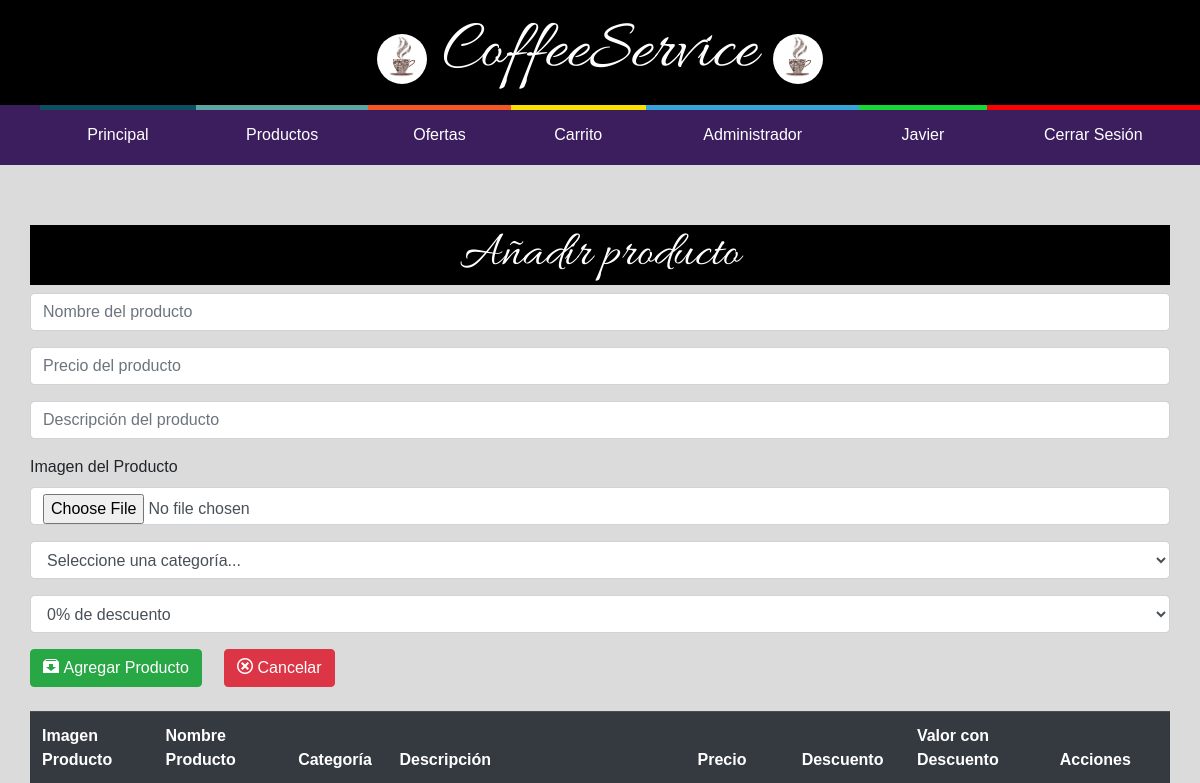
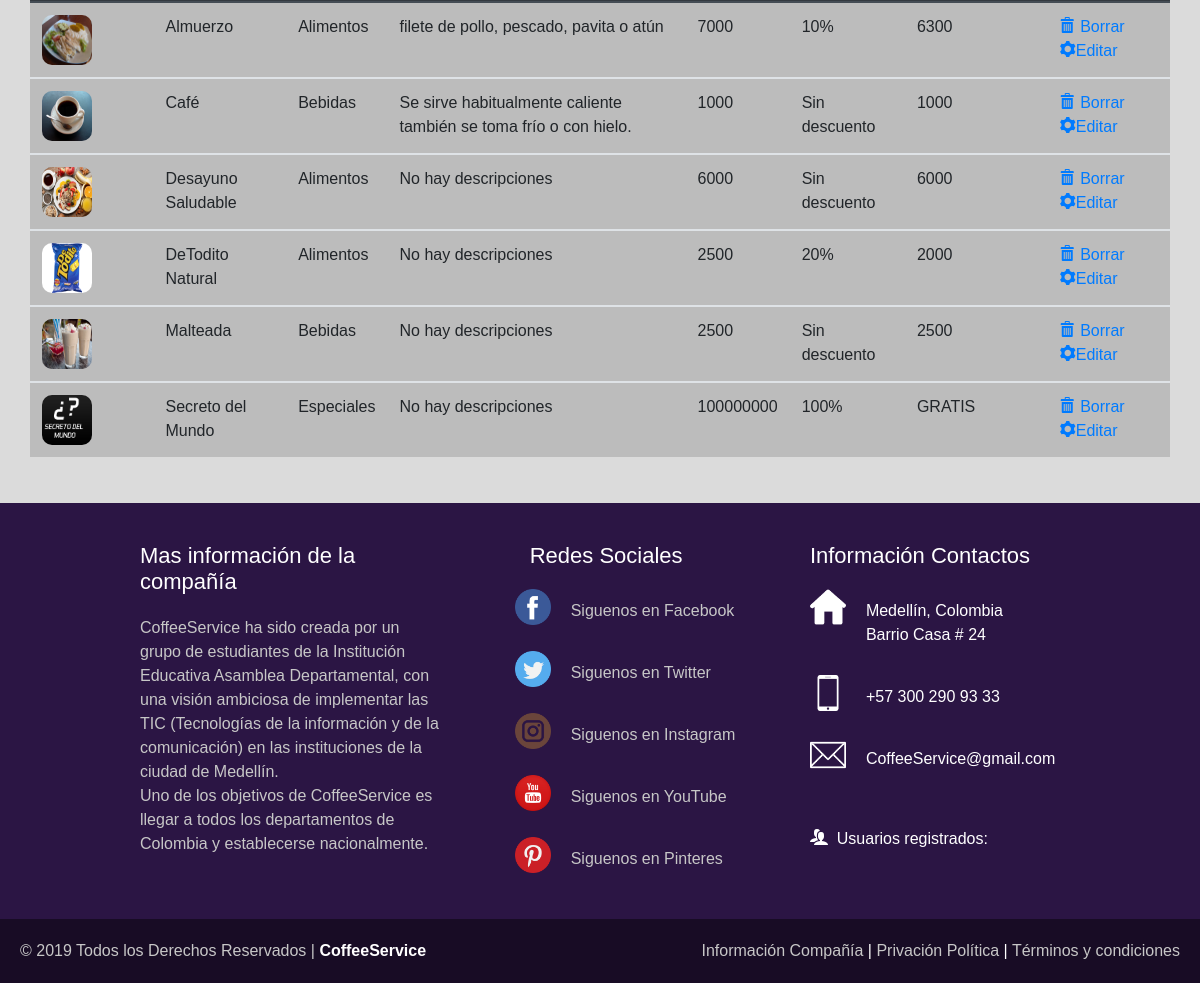
Screenshot of /view/index.php?p=agregar-producto (signed in) with the database file from the repository (2 pictures, top to bottom).
### tables this page shows
CREATE TABLE `cliente` (
  `idCliente` int(11) NOT NULL,
  `nameCliente` varchar(40) NOT NULL,
  `apellidoCliente` varchar(40) NOT NULL,
  `email` varchar(150) NOT NULL,
  `password` varchar(16) NOT NULL
);

CREATE TABLE `producto` (
  `idProducto` int(11) NOT NULL,
  `name` varchar(40) NOT NULL,
  `price` float NOT NULL,
  `description` varchar(255) NOT NULL,
  `imagen` varchar(255) NOT NULL,
  `oferta` int(11) NOT NULL,
  `idCategoria` int(11) NOT NULL
);

CREATE TABLE `categoria` (
  `id` int(11) NOT NULL,
  `nameCategoria` varchar(40) NOT NULL
);

### controller/functions.php (called while the page is built, shortened)
    <?php
function connect(){
    $host_mysql = "localhost";
    $user_mysql = "root";
    $pass_mysql = "";
    $db_mysql = "cfs";
    $mysqli = mysqli_connect($host_mysql,$user_mysql,$pass_mysql,$db_mysql) or die ("Error al conectar al servidor");
    return $mysqli;
}
function nameCliente($idCliente){
	$mysqli = connect();
	$q = $mysqli->query("SELECT * FROM cliente WHERE idCliente = '$idCliente'");
	$r = mysqli_fetch_array($q);
	return $r['nameCliente'];
}
?>

### controller/config.php (called while the page is built, shortened)
<?php
$descuento = "% ";
?>

### view/modules/agregar-producto.php (the view, shortened to what this page needs)
<h1 class="add-product">Añadir producto</h1>
<form method="POST" action="" enctype="multipart/form-data">
    <div class="form-group">
        <input type="text" class="form-control" name="name" placeholder="Nombre del producto" required>
    </div>
    <div class="form-group">
        <input type="text" class="form-control" name="price" placeholder="Precio del producto" required>
    </div>
    <div class="form-group">
        <input type="text" class="form-control" name="description" maxlength="124" placeholder="Descripción del producto" required>
    </div>
    <label for="Imagen del producto">Imagen del Producto</label>
    <div class="form-group">
        <input type="file" title="Imagen del producto" class="form-control" name="imagen" placeholder="Imagen del producto" required>
    </div>
    <div class="form-group">
      <select name="idCategoria" required class="form-control">
        <option value="">Seleccione una categoría...</option>
      </select>
    </div>
    <div class="form-group">
      <select name="oferta" required class="form-control">
        <option value="0">0% de descuento</option>
      </select>
    </div>
    <button type="submit" name="submit" class="btn btn-success"><i class="icon icon-box-add"></i> Agregar Producto</button>
    <a href="?p=admin"><button type="button" class="btn btn-danger"><i class="icon icon-cancel-circle"></i> Cancelar</button></a>
</form>
<br>
<table class="table">
  <thead class="thead-dark">
    <tr>
        <th>Imagen Producto</th>
        <th>Nombre Producto</th>
        <th>Categoría</th>
        <th>Descripci&oacute;n</th>
        <th>Precio</th>
        <th>Descuento</th>
        <th>Valor con Descuento</th>
        <th>Acciones</th>
    </tr>
  </thead>
<?php
$prod = $mysqli->query("SELECT * FROM producto ORDER BY name ASC");
while($rp = mysqli_fetch_array($prod)){
  $precioDescuento = 0;
$cat = $mysqli->query("SELECT * FROM categoria WHERE id = '".$rp['idCategoria']."'");
  if(mysqli_num_rows($cat)>0){
    $rcat = mysqli_fetch_array($cat);
    $nameCategoria = $rcat['nameCategoria'];
  }else{
    $nameCategoria = "--";
  }
  if($rp['oferta'] > 0){
    if(strlen($rp['oferta']) == 1){
      $desc = "0.0".$rp['oferta'];
    }elseif($rp['oferta'] == 100){
      $desc = 1;
    }else{
      $desc = "0.".$rp['oferta'];
    }
    $precioDescuento = $rp['price'] - ($rp['price'] * $desc);
  }else{
    $precioDescuento = $rp['price'];
  }
$nombreProducto = $rp['name'];
$description = $rp['description'];
$precioUnidad = $rp['price'];
    ?>
  <tbody>
    <tr class="table-active">
      <th scope="row"><img class="img-car" src="products/<?=$rp['imagen']?>" alt="<?=$rp['name']?>"></th>
      <td><?=$nombreProducto?></td>
      <td><?=$nameCategoria?></td>
      <td><?=$description?></td>
      <td><?=$precioUnidad?></td>
      <td><?php if($rp['oferta']>0){echo $rp['oferta'].$descuento;}else{echo "Sin descuento";}?></td>
      <td><?php if($precioDescuento == 0){ echo "GRATIS"; }else{ echo $precioDescuento;} ?></td>
      <td>  <a href="?p=agregar-producto&eliminar=<?=$rp['idProducto']?>"><i class="icon icon-bin"></i> Borrar</a>
            <a href="?p=modificar-producto&idProducto=<?=$rp['idProducto']?>"><i class="icon icon-cog"></i>Editar</a>
      </td>
    </tr>
  </tbody>
<?php
}
?>
</table>

### view/index.php (shortened to what this page needs)
<?php
include '../controller/config.php';
include '../controller/functions.php';
if(!isset($p)){
	$p = "principal";
}else{
	$p = $p;
}
?>
<!DOCTYPE html>
<html lang="en">
<head>
	<link rel="stylesheet" type="text/css" href="css/index15.css">
	<link rel="stylesheet" type="text/css" href="library/icomoon/style.css">
	<link rel="stylesheet" href="library/bootstrap/css/bootstrap.min.css" >
</head>
<body>
<div class="header">
<img class="logo" src="img/Logo CoffeeService.jpg" alt="logo">
CoffeeService
<img class="logo" src="img/Logo CoffeeService.jpg" alt="logo">
</div>
<header>
<nav>
<ul>
	<li class="t1"><a href="?p=principal"><span class="primero"><i class="icon icon-home"></i></span>Principal</a></li>
	<li class="t2"><a href="?p=productos"><span class="segundo"><i class="icon icon-price-tags"></i></span>Productos</a></li>
	<li class="t3"><a href="?p=ofertas"><span class="tercero"><i class="icon icon-price-tag"></i></span>Ofertas</a></li>
	<li class="t4"><a href="?p=carrito"><span class="cuarto"><i class="icon icon-cart"></i></span>Carrito</a></li>
	<li class="t5"><a href="?p=admin"><span class="quinto"><i class="icon icon-user-tie"></i></span>Administrador</a></li>
<?php
if(isset($_SESSION['idCliente'])){
?>
	<li class="t6"><a href="?p=perfil"><span class="sexto"><i class="icon icon-profile"></i></span><?=nameCliente($_SESSION['idCliente'])?></a></li>
	<li class="t7"><a href="?p=logout"><span class="septimo"><i class="icon icon-enter"></i></span>Cerrar Sesión</a></li>
<?php
}
?>
</ul>
</nav>
</header>
<div class="cuerpo">
<?php
if(file_exists("modules/".$p.".php")){
	include "modules/".$p.".php";
}else{
	echo "<i>No se ha encontrado el modulo <b>".$p."</b> "."<a href='./'>Regresar</a></b></i><br><br>";
}
?>
</div>
<footer>
	<div class="container-footer-all">
		 <div class="container-body">
			 <div class="column1">
					<h1>Mas informaci&oacute;n de la compa&ntilde;&iacute;a</h1>
					<p>CoffeeService ha sido creada por un grupo de estudiantes de la Instituci&oacute;n Educativa Asamblea
						Departamental, con una visión ambiciosa de implementar las TIC (Tecnolog&iacute;as de la
						informaci&oacute;n y de la comunicaci&oacute;n) en las instituciones de la ciudad de Medell&iacute;n.
						<br> Uno de los objetivos de CoffeeService es llegar a todos los departamentos de Colombia y establecerse
						nacionalmente.
					</p>
			 </div>
			<div class="column2">
				<h1>Redes Sociales</h1>
				<div class="row">
				<a href="$"><img src="img/facebook.png"></a>
				<label>Siguenos en Facebook</label>
				</div>
					<div class="row">
					<a href="$"><img src="img/twitter.png"></a>
					<label>Siguenos en Twitter</label>
					</div>
				<div class="row">
				<a href="$"><img src="img/instagram.png"></a>
				<label>Siguenos en Instagram</label>
				</div>
					<div class="row">
					<a href="$"><img src="img/youtube.png"></a>
					<label>Siguenos en YouTube</label>
					</div>
				<div class="row">
				<a href="$"><img src="img/pinterest.png"></a>
				<label>Siguenos en Pinteres</label>
				</div>
			</div>
			<div class="column3">
			<h1>Informaci&oacute;n Contactos</h1>
					<div class="row2">
					<img src="img/house.png" alt="address">
					<label>Medell&iacute;n,
							Colombia
							Barrio
							Casa # 24
							</label>
					</div>
					<div class="row2">
						<img src="img/smartphone.png" alt="phone">
						<label>+57 300 290 93 33</label>
					</div>
					<div class="row2">
						<img src="img/contact.png" alt="email">
						<label>CoffeeService@gmail.com</label>
					</div>
						<br><br>
					<p><i class="icon icon-users"></i> &nbsp;Usuarios registrados: <?php  ?></p>
			</div>
		</div>
		 </div>
		 <div class="container-footer">
				<div class="footer">
					<div class="copyright">
						&copy; 2019 Todos los Derechos Reservados | <a href="$">CoffeeService</a>
					</div>
					<div class="information"> <a href="$">Informaci&oacute;n Compa&ntilde;&iacute;a</a> |
					<a href="$">Privaci&oacute;n Pol&iacute;tica</a> | <a href="$">T&eacute;rminos y condiciones</a>
					</div>
				 </div>
			 </div>
	 </footer>
</body>
</html>

### view/css/index15.css (style rules this page uses)
* { font-family: 'Arial'; margin: 0px; }
.header { font-family: 'Allura', cursive; color: #fff; background: #000; padding: 0px; font-size: 70px; text-align: center; }
.logo { width: 50px; height: 50px; margin-top: 10px; border-radius: 100%; }
@media screen and (max-width: 1920px) { header { margin:0px; width: 100%; height: 60px; position: relative; } }
@media screen and (max-width: 1920px) { header nav { overflow: hidden; width: 100%; max-width: 1920px; margin: 0px auto; } }
@media screen and (max-width: 1920px) { nav ul { list-style:none; display:table; width:100%; background:rgb(60, 30, 95); position:relative; } }
@media screen and (max-width: 1920px) { nav > ul li { display:table-cell; } }
@media screen and (max-width: 1920px) { nav > ul li a { color:#fff; padding:20px; display:block; text-decoration:none; line-height:20px; position: relative; text-align:center; -webkit-transition: all .3s ease; -moz-transition: all .3s ease; -ms-transition: all .3s ease; -o-transition: all .3s ease; transition: all .3s ease; } }
@media screen and (max-width: 1920px) { nav > ul > li > a span { background:#174459; display:block; height:100%; width:100%; left:0; position:absolute; top:-55px; -webkit-transition: all .3s ease; -moz-transition: all .3s ease; -ms-transition: all .3s ease; -o-transition: all .3s ease; transition: all .3s ease; } }
@media screen and (max-width: 1920px) { nav > ul > li > a span .icon { display:block; line-height:60px; } }
@media screen and (max-width: 1920px) { nav ul li a .primero { background:#0e5061; } }
@media screen and (max-width: 1920px) { nav ul li a .segundo { background:#5da5a2; } }
@media screen and (max-width: 1920px) { nav ul li a .tercero { background:#f25724; } }
@media screen and (max-width: 1920px) { nav ul li a .cuarto { background:#f8df00; } }
@media screen and (max-width: 1920px) { nav ul li a .quinto { background:#37a4d9; } }
@media screen and (max-width: 1920px) { nav ul li a .sexto { background:#15d835; } }
@media screen and (max-width: 1920px) { nav ul li a .septimo { background:#ff0000; } }
.cuerpo { background: rgb(219, 219, 219); padding: 30px; min-height: 500px; }
.add-product { margin-top: 30px; background-color:#000; color: #fff; font-family: 'Allura'; font-size: 50px; text-align: center; }
th img { border-radius: 10px; min-width: 50px; min-height: 50px; max-width: 50px; max-height: 50px; }
footer { max-width: 100%; background: rgb(43, 21, 68); color: white; }
.container-footer-all { width: 100%; max-width: 1000px; margin: auto; padding: 40px; }
.container-body { display: flex; justify-content: space-between; }
.column1 { max-width: 300px; }
.column1 h1 { font-size: 22px; color: white; }
.column1 p { font-size: 16px; color: #C7C7C7; margin-top: 20px; }
.column2 { max-width: 300px; }
.column2 h1 { font-size: 22px; }
.row { margin-top: 20px; display: flex; }
.row img { width: 36px; height: 36px; }
.row label { margin-top: 10px; margin-left: 20px; color: #C7C7C7; }
.column3 { max-width: 300px; margin-right: 30px; }
.column3 h1 { font-size: 22px; }
.row2 { margin-top: 20px; display: flex; }
.row2 img { width: 36px; height: 36px; }
.row2 label { margin-top: 10px; margin-left: 20px; max-width: 140px; }
.container-footer { width: 100%; background: rgb(24, 12, 37); }
.footer { max-width: 1200px; margin: auto; display: flex; justify-content: space-between; padding: 20px; }
.copyright { color: #C7C7C7; }
.copyright a { text-decoration: none; color: white; font-weight: bold; }
.information a { text-decoration: none; color: #C7C7C7; }

### rows the page displays
cliente: nameCliente "Javier"
producto: imagen+name (picture), name "Almuerzo", idCategoria.nameCategoria "Alimentos", description "filete de pollo, pescado, pavita o atún", price "7000", oferta "10", precioDescuento "6300"
producto: shows a picture, name "Café", idCategoria.nameCategoria "Bebidas", description "Se sirve habitualmente caliente también se toma frío o con hielo.", price "1000", oferta "Sin descuento"
producto: imagen+name (picture), name "Desayuno Saludable", idCategoria.nameCategoria "Alimentos", description "No hay descripciones", price "6000", oferta "Sin descuento"
producto: imagen+name (picture), name "DeTodito Natural", idCategoria.nameCategoria "Alimentos", description "No hay descripciones", price "2500", oferta "20", precioDescuento "2000"
producto: shows a picture, name "Malteada", idCategoria.nameCategoria "Bebidas", description "No hay descripciones", price "2500", oferta "Sin descuento"
producto: imagen+name (picture), name "Secreto del Mundo", idCategoria.nameCategoria "Especiales", description "No hay descripciones", price "100000000", oferta "100", shows "GRATIS"
